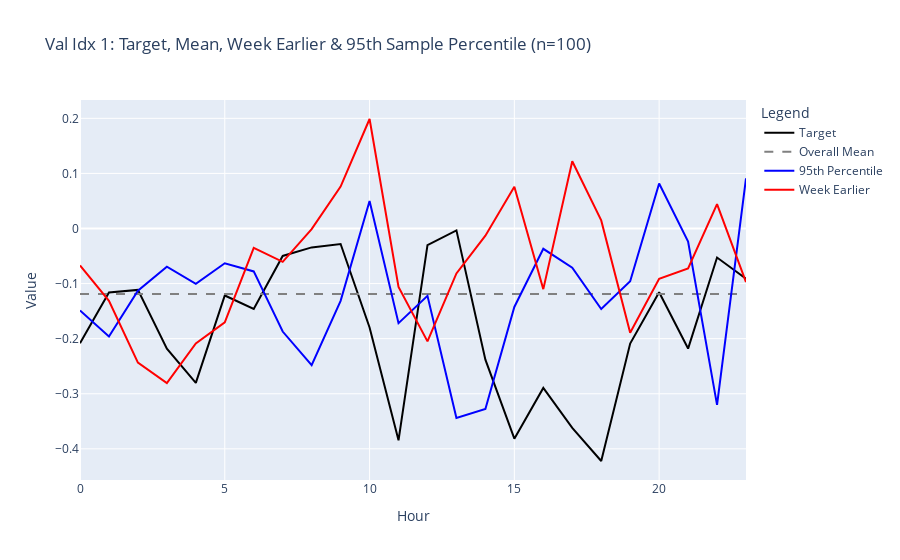

The notebook cell this image was saved under:
### Code cell
fig = plot_val_95percentile_with_week_earlier(model, X, val_dataset, latent_dim, 1, num_samples=100)
if fig: fig.show()

### Figure 1 — Plotly figure (JSON) as saved in the notebook; plotly's stock layout.template omitted (floating-point values rounded to 4 significant figures)
{"data": [{"line": {"color": "black", "width": 2}, "name": "Target", "type": "scatter", "y": [-0.2085, -0.1163, -0.1115, -0.2181, -0.2802, -0.1216, -0.1462, -0.0498, -0.0343, -0.0281, -0.1796, -0.3846, -0.0301, -0.0034, -0.238, -0.3815, -0.2894, -0.362, -0.4221, -0.2088, -0.1156, -0.218, -0.0527, -0.0911]}, {"line": {"color": "grey", "dash": "dash", "width": 2}, "name": "Overall Mean", "type": "scatter", "y": [-0.1189, -0.1189, -0.1189, -0.1189, -0.1189, -0.1189, -0.1189, -0.1189, -0.1189, -0.1189, -0.1189, -0.1189, -0.1189, -0.1189, -0.1189, -0.1189, -0.1189, -0.1189, -0.1189, -0.1189, -0.1189, -0.1189, -0.1189, -0.1189]}, {"line": {"color": "blue", "width": 2}, "name": "95th Percentile", "type": "scatter", "y": [-0.1487, -0.1961, -0.1129, -0.06924, -0.1005, -0.06317, -0.07796, -0.1871, -0.248, -0.1313, 0.04979, -0.1718, -0.1222, -0.344, -0.3277, -0.1425, -0.03684, -0.071, -0.1462, -0.09577, 0.08169, -0.02355, -0.3203, 0.09115]}, {"line": {"color": "red", "width": 2}, "name": "Week Earlier", "type": "scatter", "y": [-0.0671, -0.1313, -0.2435, -0.2808, -0.2085, -0.1705, -0.0353, -0.0606, -0.0012, 0.0762, 0.1988, -0.1061, -0.2049, -0.0816, -0.013, 0.0759, -0.1101, 0.122, 0.0147, -0.1893, -0.0913, -0.0725, 0.0442, -0.0973]}], "layout": {"legend": {"title": {"text": "Legend"}}, "title": {"text": "Val Idx 1: Target, Mean, Week Earlier & 95th Sample Percentile (n=100)"}, "xaxis": {"title": {"text": "Hour"}}, "yaxis": {"title": {"text": "Value"}}}}
